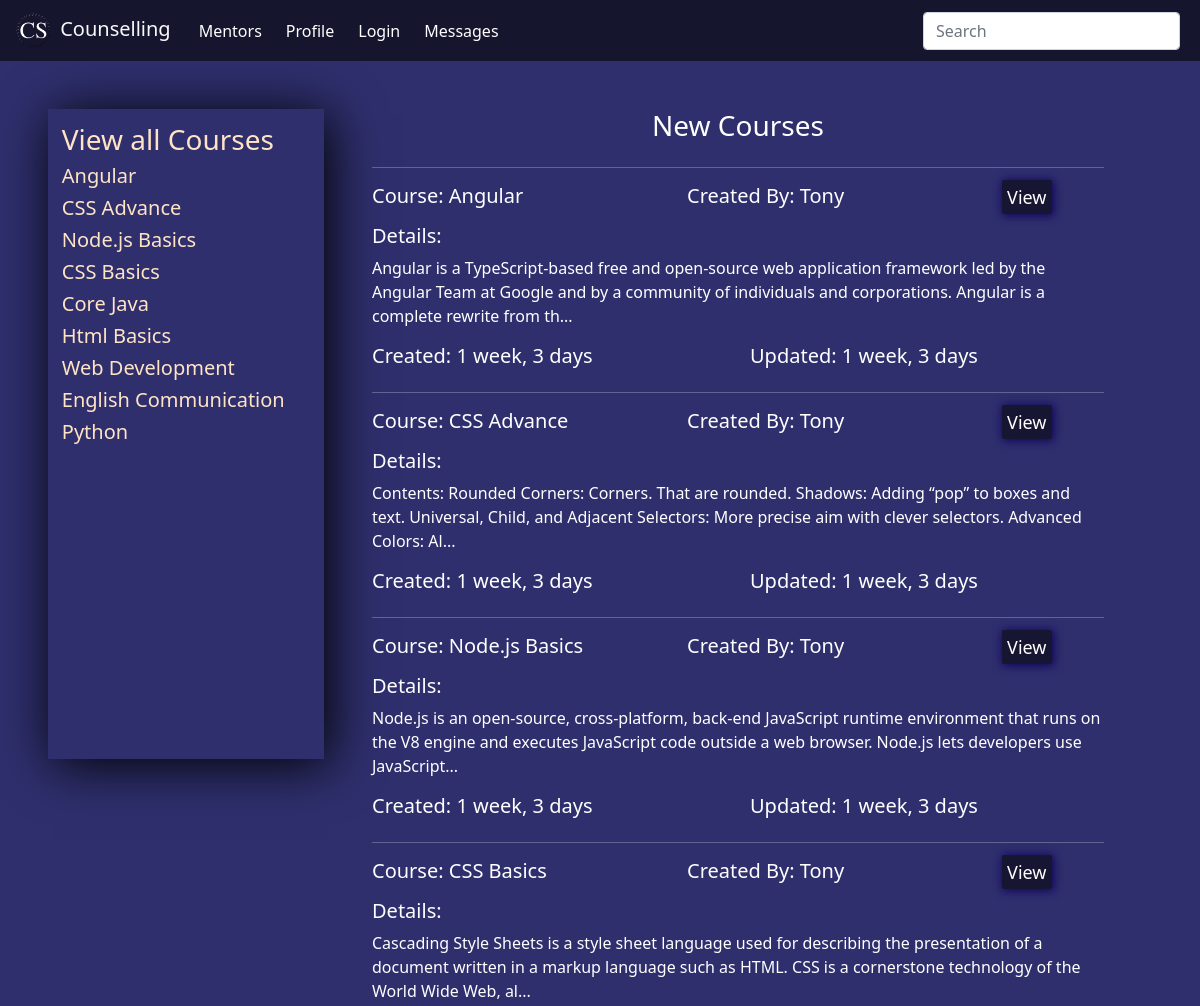
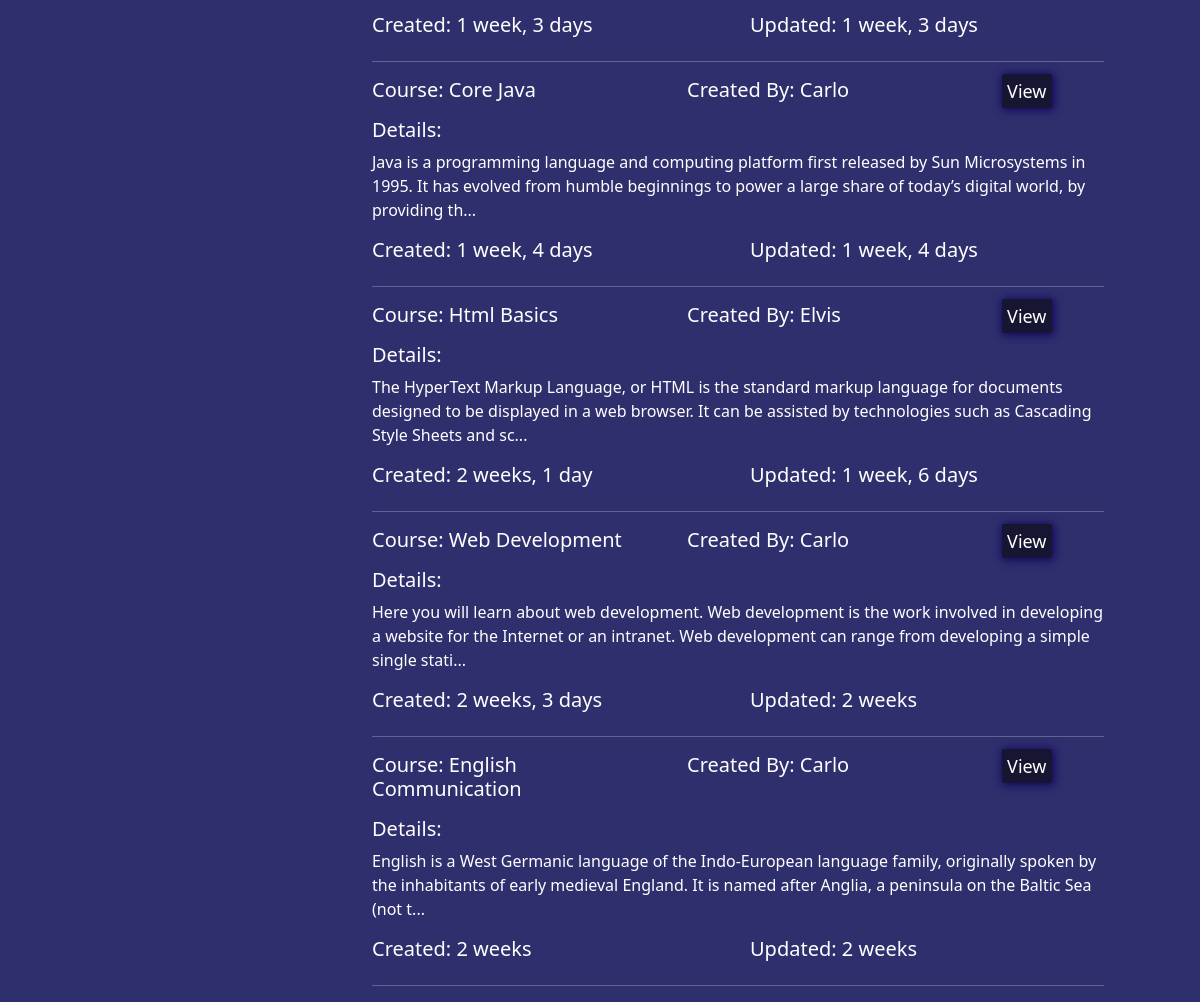
The app's page /, older data (2 pictures, top to bottom).
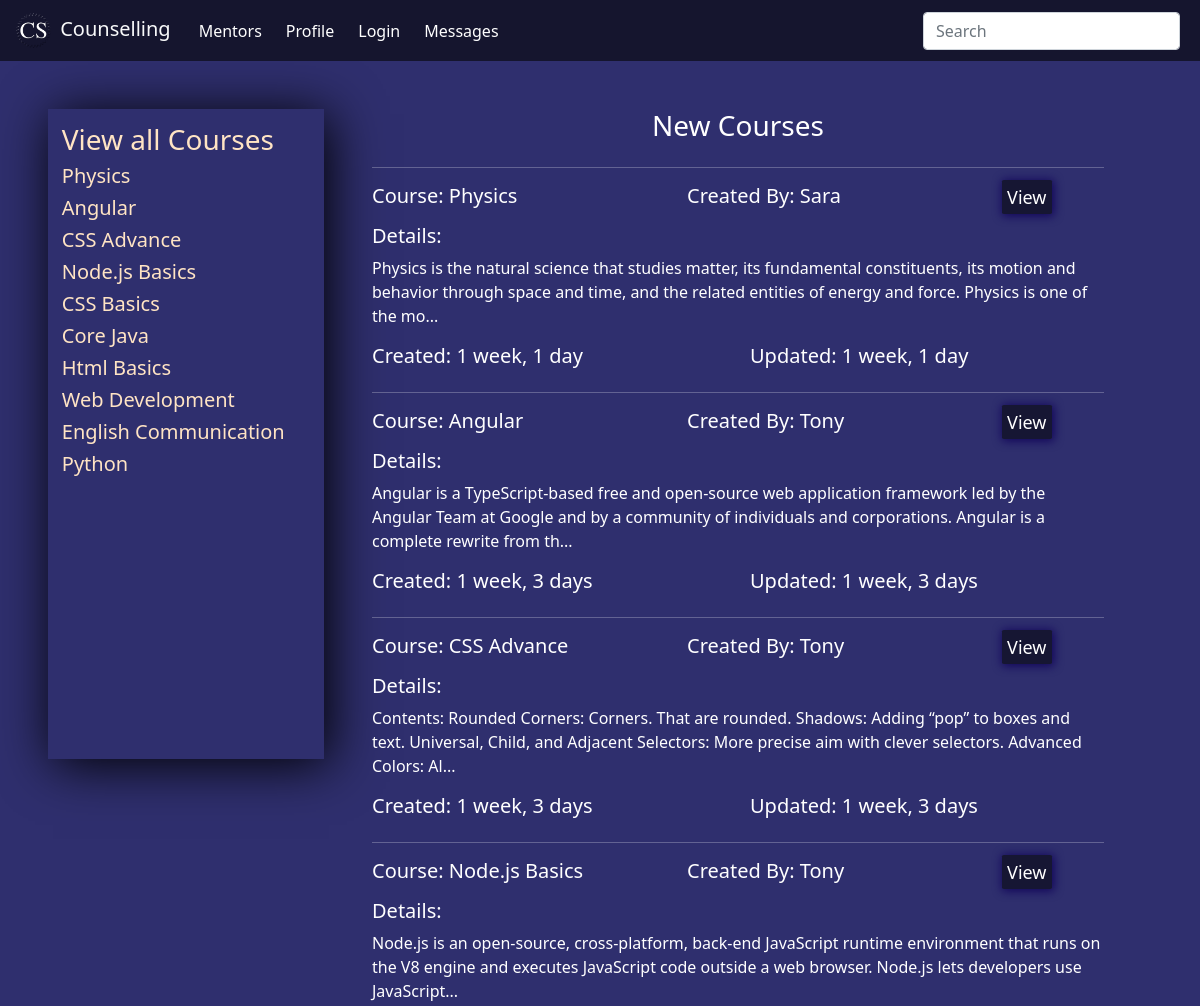
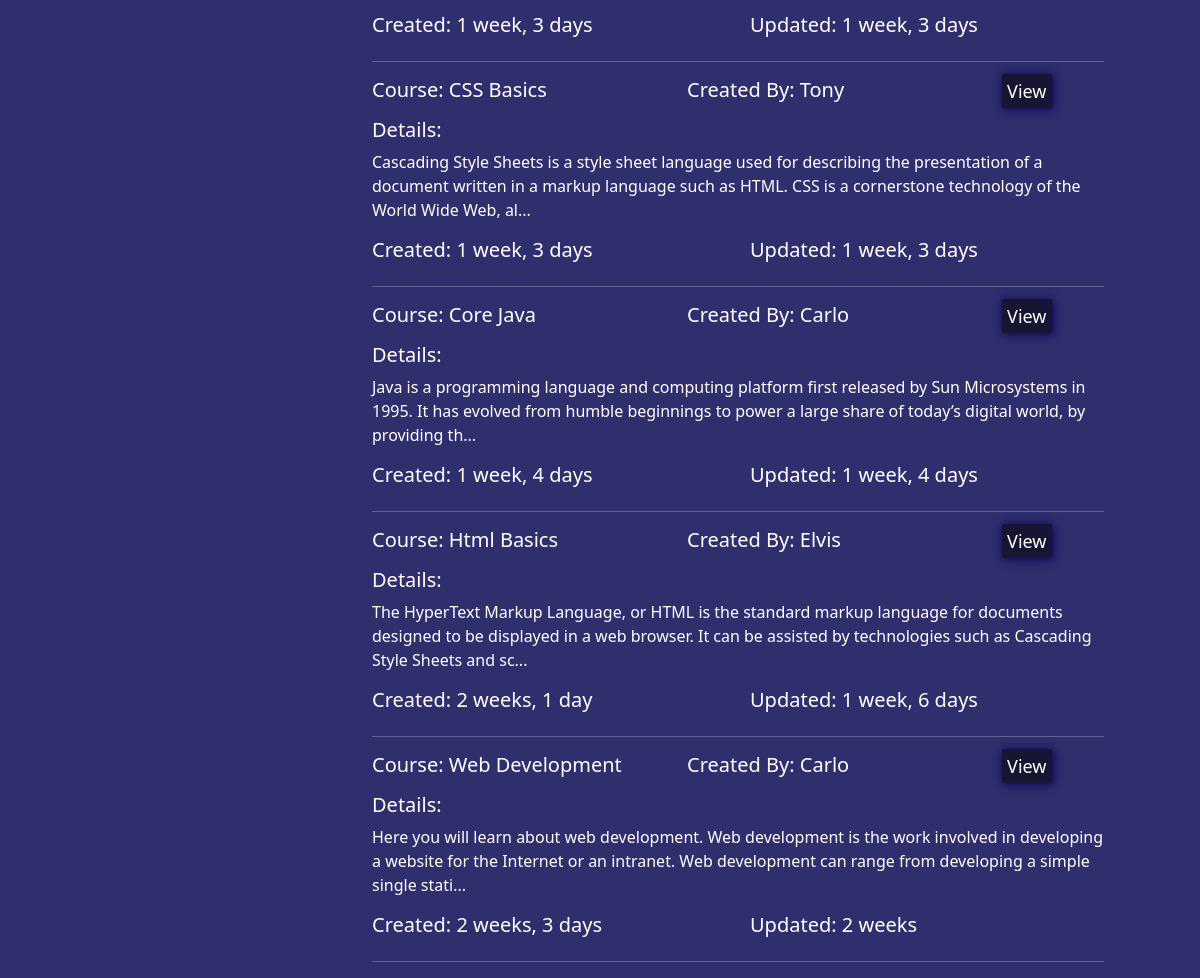
The same page, newer data (2 pictures, top to bottom).
### base/models.py (models this page shows, shortened)
class course(models.Model):
    user = models.ForeignKey(User, on_delete=models.SET_NULL, null=True)
    course_name = models.CharField(max_length=100)
    course_description = models.TextField(null=True)
    course_isactive = models.BooleanField(default=True)
    course_created = models.DateTimeField(auto_now_add=True)
    course_updated = models.DateTimeField(auto_now=True)
    class Meta:
        ordering = ['-course_updated', '-course_created']

### base/views.py (the view)
# urls.py: path('', views.home, name='home'),
def home(request):
    q = request.GET.get('q') if request.GET.get('q') != None else ''
    courses = course.objects.all()
    mentors = User.objects.filter(groups=1)
    user = request.user
    if user.is_superuser:
        students = User.objects.filter(groups=2)
    else:
        followers = follower.objects.filter(mentor=user)
        students = []
        for i in followers:
            stu = User.objects.get(username=i.student)
            students.append(stu)
    context = {"courses":courses, "mentors":mentors, "students":students,}
    return render(request, 'home.html', context)

### templates/home.html (shortened to what this page needs)
{% extends 'main.html' %}
{% block content %}
<div class="container-dash mt-5 mx-5">
    {% include 'managepage.html' %}
    <div class="dashboard mx-5">
        <h3 class="text-center mb-4">New Courses</h3>
        <hr>
        {% for course in courses|slice:":8" %}
        {% if course.course_isactive == True %}
        <div class="row mb-2">
            <div class="col">
                <h5>Course: {{course.course_name}}</h5>
            </div>
            <div class="col">
                <h5>Created By: {{course.user.first_name}}</h5>
            </div>
            {% if request.user == course.user or request.user.is_superuser %}
            <div class="col-2">
                <div class="login-inp">
                    <a href="{% url 'edit-course' course.id %}" id="edit-btn">Edit</a>
                </div>
            </div>
            <div class="col-2">
                <div class="login-inp">
                    <a href="{% url 'view-course' course.id %}" id="edit-btn">View</a>
                </div>
            </div>
            {% else %}
            <div class="col-2">
                <div class="login-inp">
                    <a href="{% url 'view-course' course.id %}" id="edit-btn">View</a>
                </div>
            </div>
            {% endif %}
        </div>
        <h5>Details:</h5>
        <p>{{course.course_description|slice:":200"}}...</p>
        <div class="row mb-2">
            <div class="col">
                <h5>Created: {{course.course_created|timesince}}</h5>
            </div>
            <div class="col">
                <h5>Updated: {{course.course_updated|timesince}}</h5>
            </div>
        </div>
        <hr>
        {% endif %}
        {% endfor %}
    </div>
  </div>
{% endblock content %}

### templates/main.html (shortened to what this page needs)
<!DOCTYPE html>
{% load static %}
<html lang="en">
<head>
    <link href="https://cdn.jsdelivr.net/npm/bootstrap@5.1.3/dist/css/bootstrap.min.css" rel="stylesheet">
    <link rel="stylesheet" href="{% static 'main.css' %}">
</head>
<body>
    <nav class="navbar navbar-expand-lg">
    <div class="container-fluid">
        <a class="navbar-brand text-light" href="{% url 'home' %}">
        <img src="{% static 'Logo.png' %}" class="mx-1" height="35" width="auto"> Counselling
        </a>
        <div class="collapse navbar-collapse" id="navbarSupportedContent">
        <ul class="navbar-nav me-auto mb-2 mb-lg-0">
            <li class="nav-item mx-1">
            {% if request.user.is_superuser or not request.user.is_staff %}
            <a class="nav-link" href="{% url 'mentors' %}">Mentors</a>
            </li>
            {% endif %}
            <li class="nav-item mx-1">
            <a class="nav-link" href="{% url 'profile'%}">Profile</a>
            </li>
            <li class="nav-item mx-1">
            {% if request.user.is_authenticated %}
                <a class="nav-link" href="{% url 'logout' %}">Logout</a>
            {% else %}
                <a class="nav-link" href="{% url 'login' %}">Login</a>
            {% endif%}
            </li>
            {% if not request.user.is_superuser %}
            <li class="nav-item mx-1">
                <a class="nav-link" href="{% url 'message-list' %}">Messages</a>
            </li>
            {% endif %}
        </ul>
        <form class="d-flex">
            <input class="form-control me-2" type="text" name="q" placeholder="Search" aria-label="Search">
        </form>
        </div>
    </div>
    </nav>
    {% block content %}
    {% endblock %}
</body>
</html>

### templates/managepage.html (shortened to what this page needs)
{% if request.user.is_superuser or request.user.is_staff %}
    <div class="manage">
        <a href="{% url 'course' %}">
        {% if request.user.is_superuser %}
            <h3>Manage Courses ({{courses.count}})</h3>
        {% else %}
            <h3>All Courses</h3>
        {% endif %}
        </a>
        {% if request.user.is_superuser %}
            {% for course in courses|slice:":4" %}
            {% if request.user == course.user or request.user.is_superuser %}
            {% if course.course_isactive == True %}
            <a href="{% url 'view-course' course.id %}">
            <h5>{{course.course_name}}</h5>
            </a>
            {% endif %}
            {% endif %}
            {% endfor %}
        {% else %}
            {% for course in courses %}
            {% if request.user == course.user or request.user.is_superuser %}
            {% if course.course_isactive == True %}
            <a href="{% url 'view-course' course.id %}">
            <h5>{{course.course_name}}</h5>
            </a>
            {% endif %}
            {% endif %}
            {% endfor %}
        {% endif %}
        {% if not request.user.is_superuser %}
        {% else %}
        <hr>
        <a href="{% url 'mentors' %}">
        <h3>Manage Mentors ({{mentors.count}})</h3>
        </a>
        {% for mentor in mentors|slice:":4" %}
        <a href="{% url 'view-profile' mentor.id %}">
        <h5>{{mentor.username}}</h5>
        </a>
        {% endfor %}
        {% endif %}
        <hr>
        <a href="{% url 'students' %}">
        {% if request.user.is_superuser %}
        <h3>Manage Students ({{students.count}})</h3>
        {% else %}
        <h3>Manage Students</h3>
        {% endif %}
        </a>
        {% for student in students|slice:":4" %}
        <a href="{% url 'view-profile' student.id %}">
        <h5>{{student.username}}</h5>
        </a>
        {% endfor %}
    </div>
    {% else %}
    <div class="manage">
        <a href="{% url 'course' %}">
            <h3>View all Courses</h3>
        </a>
        {% for course in courses|slice:":15" %}
        {% if course.course_isactive == True %}
        <a href="{% url 'view-course' course.id %}">
        <h5>{{course.course_name}}</h5>
        </a>
        {% endif %}
        {% endfor %}
    </div>
{% endif %}

### static/main.css (style rules this page uses)
body { color: white; background-color: rgb(47, 47, 110); }
.navbar { background-color: rgb(21, 21, 46); }
.nav-item a { color: white; }
.container-dash { display: grid; grid-template-columns: 1fr 3fr; }

### templates/home.html (style rules this page uses)
.login-inp a { text-decoration: none; padding: 5%; margin-top: 2%; font-size: large; box-shadow: 1px 1px 10px 1px rgb(17, 4, 90); transform: translateY(-2%); border: none; margin-right: 1%; border-radius: 4%; background-color: rgb(22, 22, 51); color: white; }

### templates/managepage.html (style rules this page uses)
.manage a { text-decoration: none; color: bisque; }
.manage { max-height: 650px; padding: 5%; box-shadow: 5px 5px 50px black; margin-bottom: 2%; }

Row changes from the older to the newer data that the page shows:
no longer on one of the page's lists (row unchanged): course: course_name "English Communication", user.first_name "Carlo", course_description "English is a West Germanic language of the Indo-European language family, originally spoken by the inhabitants of early medieval England. It is named after Anglia, a peninsula on the Baltic Sea (not t", course_created "2 weeks", course_updated "2 weeks"
added course: course_name "Physics", user.first_name "Sara", shows "View", course_description "Physics is the natural science that studies matter, its fundamental constituents, its motion and behavior through space and time, and the related entities of energy and force. Physics is one of the mo", course_created "1 week, 1 day", course_updated "1 week, 1 day"
